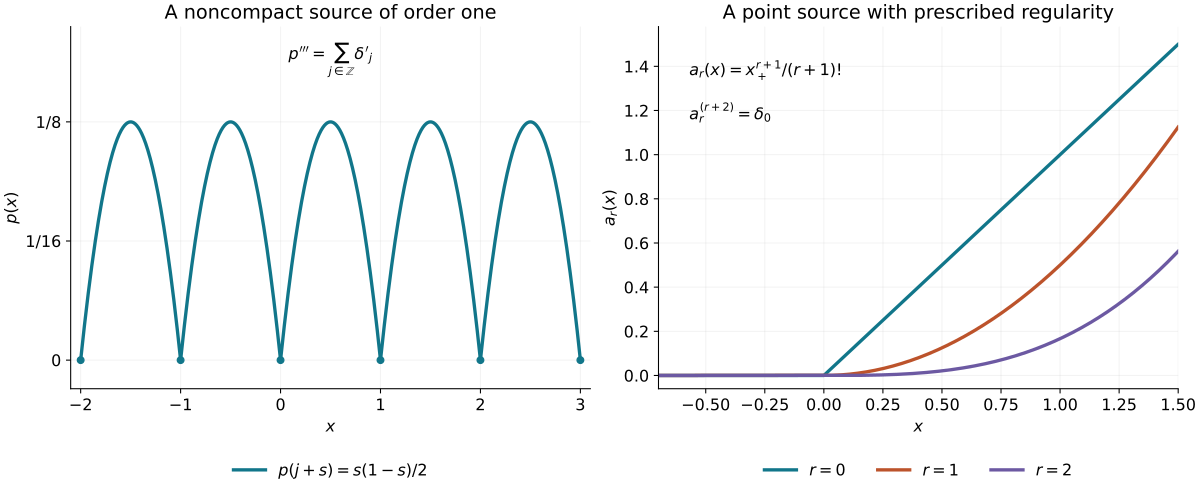

Write the Python code that produced this figure.
from pathlib import Path
import math
import numpy as np
import matplotlib
matplotlib.use("Agg")
import matplotlib.pyplot as plt

plt.rcParams.update({"font.size": 12, "svg.hashsalt": "AN01-U031-continuous-primitives"})
out=Path(__file__).resolve().parent
fig,axes=plt.subplots(1,2,figsize=(12.5,5.1),layout="constrained")
x=np.linspace(-2,3,2501)
s=x-np.floor(x)
p=s*(1-s)/2
axes[0].plot(x,p,color="#11768a",lw=2.5,label=r"$p(j+s)=s(1-s)/2$")
axes[0].scatter(np.arange(-2,4),np.zeros(6),color="#11768a",s=25,zorder=3)
axes[0].set(xlim=(-2.1,3.1),ylim=(-0.015,0.175),xlabel="$x$",ylabel="$p(x)$",
 title="A noncompact source of order one")
axes[0].set_xticks(np.arange(-2,4))
axes[0].set_yticks([0,.0625,.125],[r"$0$",r"$1/16$",r"$1/8$"])
axes[0].text(.5,.158,r"$p'''=\sum_{j\in\mathbb{Z}}\delta'_j$",ha="center")
axes[0].legend(loc="lower center",bbox_to_anchor=(.5,-.29),frameon=False)
x=np.linspace(-.7,1.5,1101)
for r,c in [(0,"#11768a"),(1,"#bc532b"),(2,"#6c59a2")]:
    axes[1].plot(x,np.maximum(x,0)**(r+1)/math.factorial(r+1),color=c,lw=2.5,
                 label=rf"$r={r}$")
axes[1].set(xlim=(-.7,1.5),ylim=(-.06,1.58),xlabel="$x$",ylabel="$a_r(x)$",
 title="A point source with prescribed regularity")
axes[1].text(-.57,1.36,r"$a_r(x)=x_+^{r+1}/(r+1)!$")
axes[1].text(-.57,1.16,r"$a_r^{(r+2)}=\delta_0$")
axes[1].legend(loc="lower center",bbox_to_anchor=(.5,-.29),ncol=3,frameon=False)
for ax in axes:
    ax.grid(alpha=.16)
    ax.spines[["top","right"]].set_visible(False)
fig.savefig(out/"finite-order-continuous-primitives.png",dpi=170)
fig.savefig(out/"finite-order-continuous-primitives.svg",metadata={"Date":None})
svg=out/"finite-order-continuous-primitives.svg"
svg.write_text("\n".join(line.rstrip() for line in svg.read_text(encoding="utf-8").splitlines())+"\n",encoding="utf-8")
